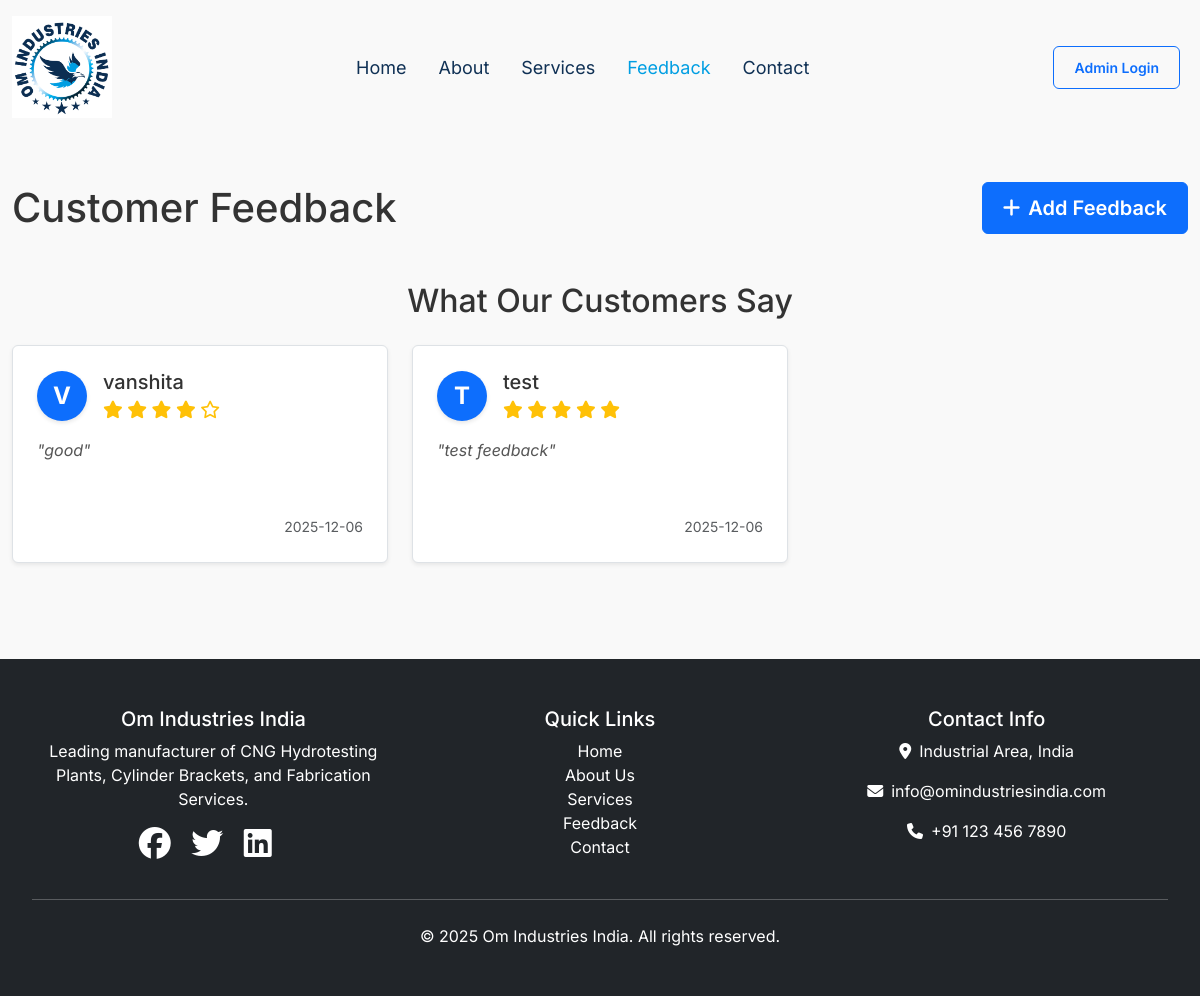
Screenshot of /feedback with the database file from the repository.
### tables this page shows
CREATE TABLE feedback (
    id INTEGER PRIMARY KEY AUTOINCREMENT,
    name TEXT NOT NULL,
    message TEXT NOT NULL,
    date TIMESTAMP DEFAULT CURRENT_TIMESTAMP
, rating INTEGER DEFAULT 5, status TEXT DEFAULT 'pending');

### app.py (the view, shortened to what this page needs)
@app.route("/feedback", methods=['GET', 'POST'])
def feedback():
    conn = get_db_connection()
    feedbacks = conn.execute(
        "SELECT * FROM feedback WHERE status = 'approved' ORDER BY date DESC"
    ).fetchall()
    conn.close()
    return render_template("public/pages/feedback.html", title="Feedback - Om Industries India", feedbacks=feedbacks)

### app.py (called while the page is built)
def get_db_connection():
    conn = sqlite3.connect(DATABASE)
    conn.row_factory = sqlite3.Row
    return conn

### templates/public/pages/feedback.html (shortened to what this page needs)
{% extends "public/base_public.html" %}
{% block content %}
<section class="feedback-page py-5">
  <div class="container">
    <div class="d-flex justify-content-between align-items-center mb-5">
      <h1 class="mb-0">Customer Feedback</h1>
      <button type="button" class="btn btn-primary btn-lg" data-bs-toggle="modal" data-bs-target="#feedbackModal">
        <i class="fas fa-plus me-2"></i>Add Feedback
      </button>
    </div>
    <div class="row">
      <div class="col-12">
        <h2 class="text-center mb-4">What Our Customers Say</h2>
        {% if feedbacks %}
        <div class="row g-4">
          {% for feedback in feedbacks %}
          <div class="col-md-6 col-lg-4">
            <div class="feedback-card p-4 bg-white rounded shadow-sm h-100 border">
              <div class="d-flex align-items-center mb-3">
                <div class="feedback-avatar me-3">
                  <div class="avatar-circle bg-primary text-white d-flex align-items-center justify-content-center">
                    {{ feedback['name'][0].upper() }}
                  </div>
                </div>
                <div class="flex-grow-1">
                  <h5 class="mb-1">{{ feedback['name'] }}</h5>
                  <div class="rating-display">
                    {% set rating = feedback['rating']|int %}
                    {% for i in range(1, 6) %}
                      {% if i <= rating %}
                        <i class="fas fa-star text-warning"></i>
                      {% else %}
                        <i class="far fa-star text-warning"></i>
                      {% endif %}
                    {% endfor %}
                  </div>
                </div>
              </div>
              <p class="feedback-message mb-3">"{{ feedback['message'] }}"</p>
              <div class="text-end">
                <small class="text-muted">{{ feedback['date'][:10] if feedback['date'] else '' }}</small>
              </div>
            </div>
          </div>
          {% endfor %}
        </div>
        {% endif %}
      </div>
    </div>
  </div>
</section>
{% endblock %}

### static/css/style.css (style rules this page uses)
* { margin: 0; padding: 0; box-sizing: border-box; }
body { background-color: #f9f9f9; font-family: 'Inter', sans-serif; color: #333; }
.container { max-width: 1200px; width: 100%; }
.btn { text-decoration: none; padding: 10px 20px; border-radius: 6px; font-weight: 600; }
.rating-display { font-size: 1rem; }
.rating-display i { font-size: 1.1rem; }
.feedback-card { transition: transform 0.3s, box-shadow 0.3s; }
.feedback-avatar .avatar-circle { width: 50px; height: 50px; border-radius: 50%; font-size: 1.5rem; font-weight: bold; }
.feedback-message { font-style: italic; color: #555; line-height: 1.6; min-height: 60px; }
.feedback-card { border-left: 4px solid #4285f4; }
.avatar-circle { box-shadow: 0 2px 4px rgba(0,0,0,0.1); }
.feedback-card { transition: transform 0.3s; }

### rows the page displays
feedback: name "V", name "vanshita", message "good", date "2025-12-06"
feedback: name "T", name "test", message "test feedback", date "2025-12-06"
